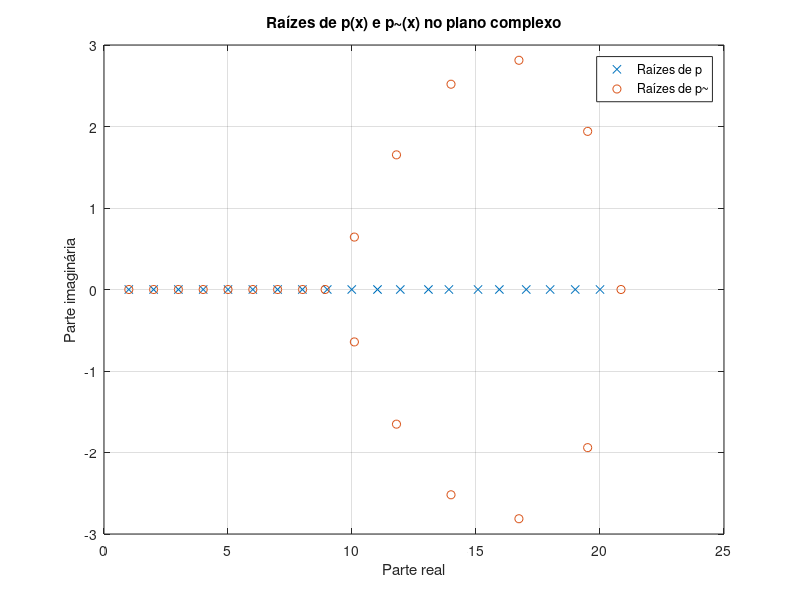

Reproduce this figure in MATLAB.
function grafico2()
    % loop para construir p(x) = (x-1)(x-2)...(x-20)
    % multiplicar p(x) por (x-k) equivale a fazer x*p(x) - k*p(x)

    % Em termos do vetor dos coeficientes, o que acontece é:
    %   x*p(x)  <=>  [p, 0]    (adicionamos um zero no fim, ou seja todos aumentam o seu expoente por 1)
    %   k*p(x)  <=>  k*[0, p]  (multiplicar por k mas adicionamos um zero no início para alinhar o vetor com [p, 0])
    %   [p, 0] - k*[0, p] dá os coeficientes de p(x)*(x-k)

    p = 1;
    for k = 1:20
        p = [p, 0] - k*[0, p]; % p(x) <- p(x)*(x-k)
    end
    
    % p_perturbado: perturbar coeficiente de x^19
    p_perturbado = p;
    p_perturbado(2) = p_perturbado(2) - 2^(-23);
    
    % Raízes
    raizes_p = roots(p);
    raizes_p_perturbado = roots(p_perturbado);
    
    % Gráfico
    figure;
    plot(real(raizes_p), imag(raizes_p), 'x', 'DisplayName', 'Raízes de p');
    hold on;
    plot(real(raizes_p_perturbado), imag(raizes_p_perturbado), 'o', 'DisplayName', 'Raízes de p~');
    grid on;
    title('Raízes de p(x) e p~(x) no plano complexo');
    xlabel('Parte real');
    ylabel('Parte imaginária');
    legend show;
    hold off;

    % ordenar raizes de p~ por parte real para comparar com 1:20
    raizes_p_pertur_ordenadas = sort(raizes_p_perturbado);
    raizes_p_ordenadas = sort(raizes_p);
    
    for j = 1:20
        erro = abs(raizes_p_pertur_ordenadas(j) - raizes_p_ordenadas(j));
        fprintf('z_%d: erro = %.6f\n', j, erro);
    end
